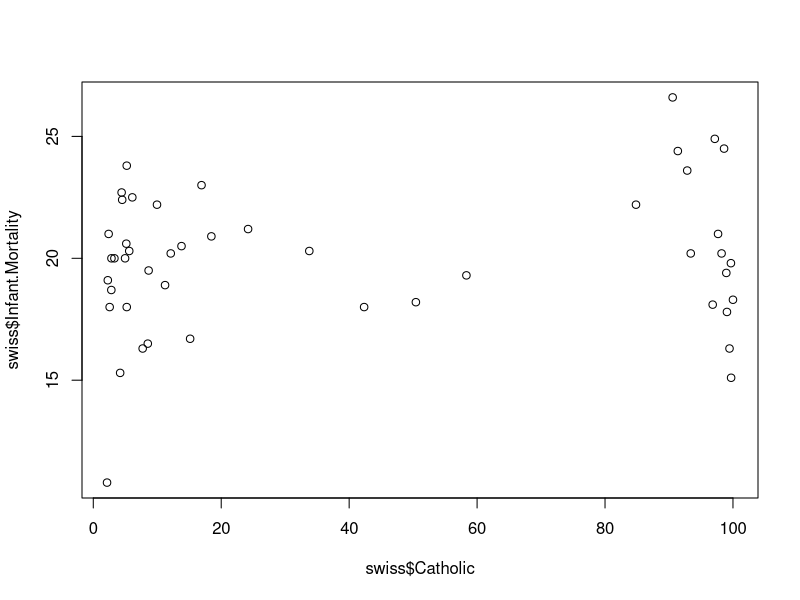
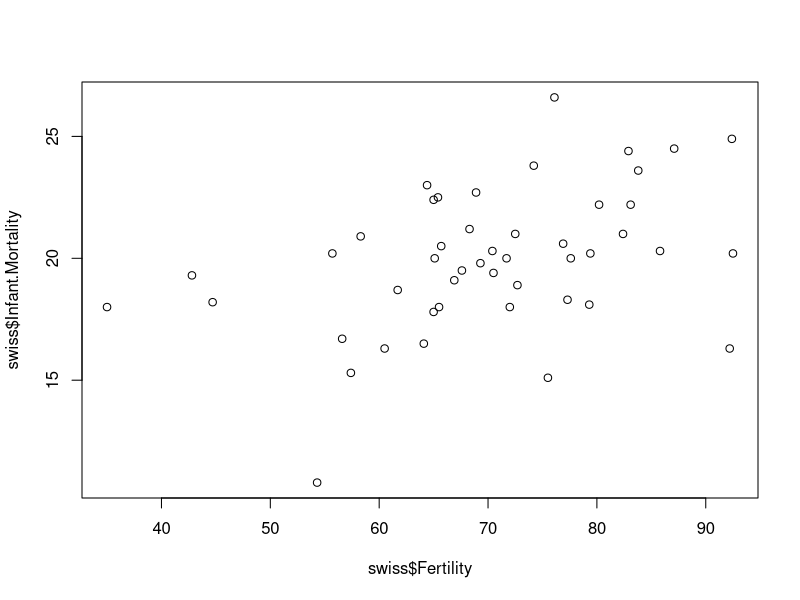

The R source for these figures, in order:
library("lmtest")

#1
# импортируем библетотеку и данные swiss
data = swiss
help(swiss)

#Oценка значений
M_InfMor = mean(swiss$Infant.Mortality)
V_InfMor = var(swiss$Infant.Mortality)
SKO_InfMor = sqrt(V_InfMor)
#Среднее значение гораздо больше СКО и немного больше дисперсии



M_Cat = mean(swiss$Catholic)
V_Cat= var(swiss$Catholic)
SKO_Cat = sqrt(V_Cat)
#Можем заметить, что СКО практически равно среднему значению, что
# СКО гораздо больше, чем в прошлом случае, как и дисперсия (относительно среднего значения)


M_Fer = mean(swiss$Fertility)
V_Fer= var(swiss$Fertility)
SKO_F = sqrt(V_Fer)
#В этом случае среднее значение больше СКО, но меньше дисперсии


#2 строим 2 зависимости вида y = k*x + b
model = lm(Infant.Mortality~Catholic, data)
model2 = lm(Infant.Mortality~Fertility, data)


#3 смотрим вывод и различные параметры, полученные из нашей модели
model
summary(model)
plot(swiss$Catholic, swiss$Infant.Mortality)

# Коэффициент Adjusted R-squared: 0.009261 - коеффициент R^2 очень низкий 0.9% < 30%
# Звёздочек тоже нет, p коеффициент высокий
# На графике вы видим что значения просто "прижимаются" к левой и правой части графика, зависимости тоже не видно

# Из полученных данных можно сделать вывод, что взаимосвязи между Infant.Mortality и Catholic нет


model2
summary(model2)
plot(swiss$Fertility, swiss$Infant.Mortality)

# Коэффициент Adjusted R-squared: 0.1552 - коэффициент R^2, 
#  хоть и больше чем в предыдущем случае но всё-равно слишком низок, наша модель плоха

# Кол-во звёздочек 2, взаимосвязь между регрессором и обЪяняемой переменной есть, но она не идеальна
# Параметр p низкий
# на графике основая зависимость видна от константы, т.к. k = 0.097, точки в среднем находятся посередине справа

# Из полученных данным от 2 модели делаем вывод, что модель требует доработки, т.к. r^2 низкий,
# но при этом зависимость Infant.Mortality от регрессора Fertility есть.

# Связь положительная т.к. k = 0.097 > 0




